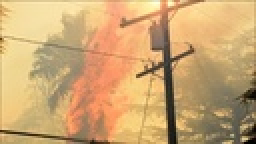
%> input picture dictionaryLearning/Elard/line.jpg, 128 x 72 px, shrunk from 960 x 540 before the run (shown 2 times larger)
$ octave KSVD_SSIM.m   (GNU Octave 9; MATLAB toolbox functions it lacks are replaced by stand-ins)
%> lines starting %> are read from the running program, lines starting %| are printed output that depends on the picture
### dictionaryLearning/Elard/OMPTest.m
function [S] = OMP_Try(D, Y, L, Upper_Threshold, Lower_Threshold)
%       D - the dictionary (its columns MUST be normalized).
%       Y - the signals to represent
%       L - the max. number of coefficients for each signal.
% output arguments:
%       A - sparse coefficient matrix.
[N P] = size(Y);
[N K] = size(D);

if (N~=size(Y, 1))
    error('Dimensions not matched');
end
S = zeros(K, P);
for k=1:P
    y = Y(:,k);
    residual = y;
    %Rec_y = zeros(size(y));
    Omega = [];
    j=0;
    ssimVal = (Upper_Threshold+Lower_Threshold)/2;
    while(ssimVal < Upper_Threshold && ssimVal > Lower_Threshold  && j<L)
        corr = D'*residual;
        [~, ind] = max(abs(corr));
        Omega = union(Omega, ind);
        S(Omega, k) = pinv(D(:, Omega))*y;
        residual = y - D(:, Omega)*S(Omega, k);
        ssimVal = ssim(D(:, Omega)*S(Omega, k), y);
        j=j+1;
    end
    %disp([num2str(ssimVal),' ',num2str(k)]);
end
return

### dictionaryLearning/Elard/KSVD_SSIM.m
clc;
clear all;
close all;

Err_threshold=0.00005;
MaxIter=100;
Patchsize=[8 8]; %% Patch size
P1=8;

% Input image
[FileName,PathName]=uigetfile(['*.jpg':'*.png'],'Select image file');
%> the answer given: line.jpg
img=imread(fullfile(PathName,FileName));
%> img is the input picture: size 72x128x3 uint8; mean R, G, B 204.2, 166.3, 114.5
Vec = img;
if ~isa(Vec, 'double')
    Vec=double(Vec);
end
if size(Vec,3)>1
    Vec=rgb2gray(Vec);
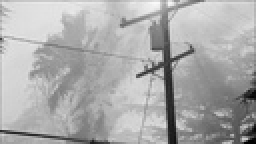
%> Vec: size 72x128 double (shown 2 times larger); min 0.897, max 250, mean 171.7
end
img = Vec;
Vec = img + 12*randn(size(img));
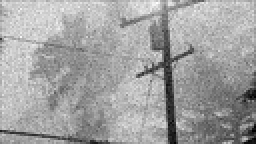
%> Vec: size 72x128 double (shown 2 times larger); min -7.71, max 274.6, mean 171.7; drawn with min black and max white
[row col band] = size(img);
%> row = 72; col = 128; band = 1
% Patches
patches = im2col(Vec, Patchsize);
% sample = datasample(1:length(selectPatches), 100000);
% patches = selectPatches(:, sample);
% select patches without occlusions
Blk_Vec = patches;
% [10 lines of commented-out code are left out]
disp('Patch extraction complete');
r = 256;
% Dictionary size
%% Normalize dictionary
Pn=ceil(sqrt(r));
DCT=zeros(P1,Pn);
for k=0:1:Pn-1
    V=cos([0:1:P1-1]'*k*pi/Pn);
    if k>0
        V=V-mean(V);
    end
    DCT(:,k+1)=V/norm(V);
end
D=kron(DCT,DCT);

l=1;
disp(ssim(img, Vec));
%| 0.5801
%> (the run ends here)
